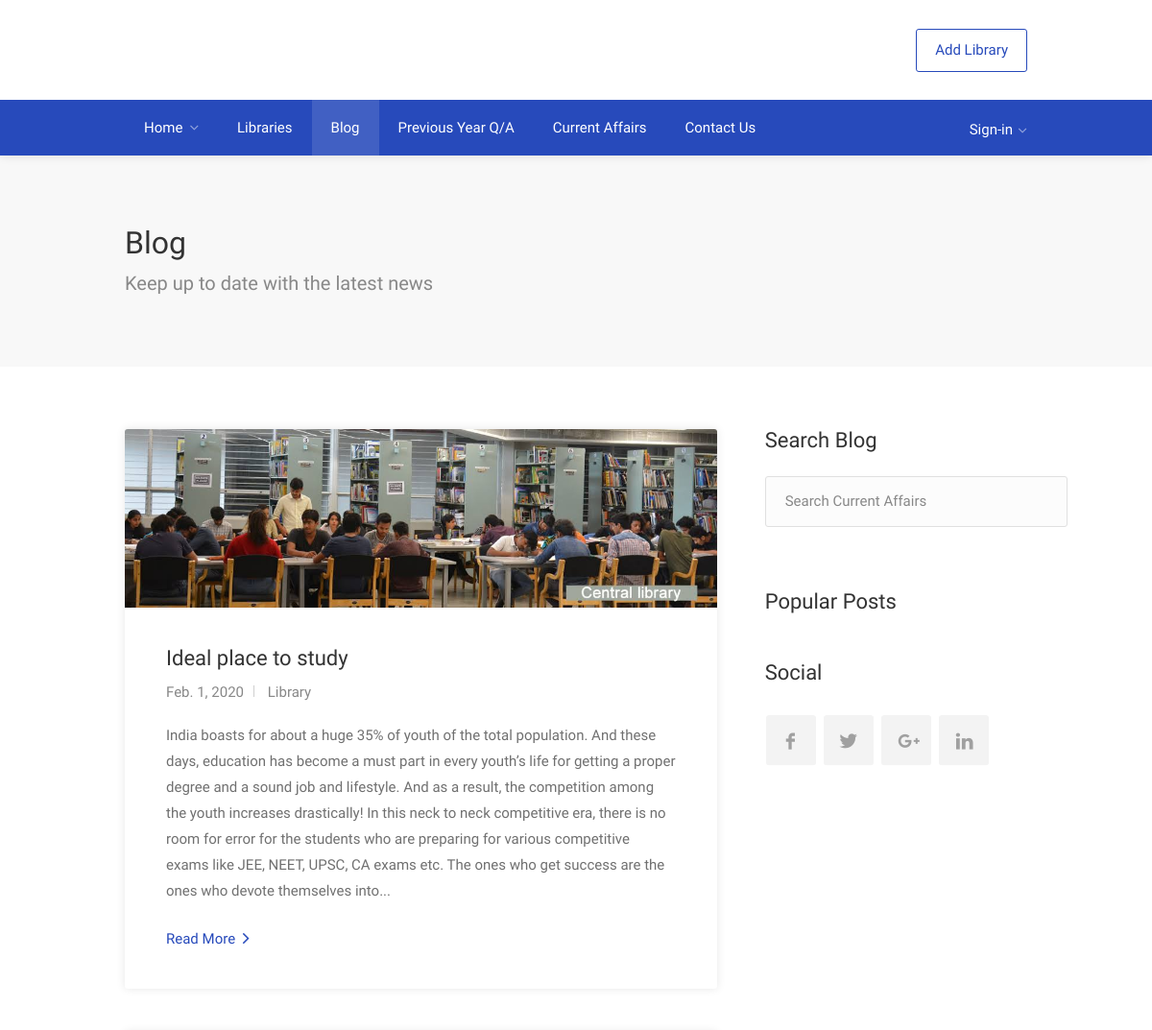
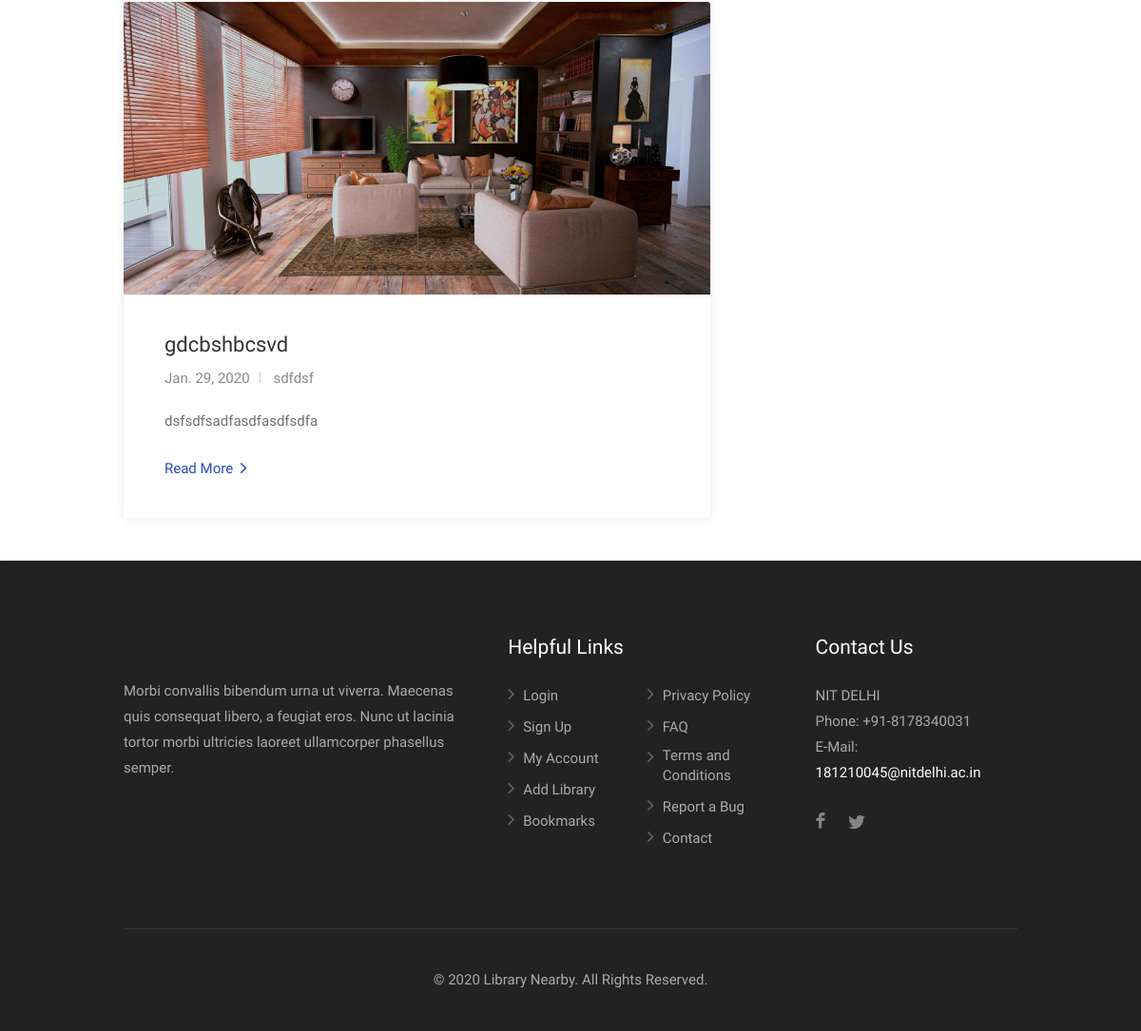
Screenshot of /blog/ with the database file from the repository (2 pictures, top to bottom).
### blog/models.py (models this page shows, shortened)
class post(models.Model):
    slug = models.SlugField()
    title = models.CharField(max_length = 200)
    category = models.ForeignKey(categories, on_delete=models.CASCADE)
    content = models.TextField()
    date = models.DateField()
    published = models.BooleanField(default=1)
    main_image = models.ImageField()
    image1 = models.ImageField(blank=True, null=True)
    image2 = models.ImageField(blank=True, null=True)
    image3 = models.ImageField(blank=True, null=True)
    image4 = models.ImageField(blank=True, null=True)
    class Meta:
        ordering = ('-date',)
    def get_short_content(self):
        if len(self.content) > 500:
            short_content = self.content[:500]
            short_content += "..."
            return short_content
        return self.content

class categories(models.Model):
    title = models.CharField(max_length = 100)
    keywords = models.TextField(blank=True, null=True)
    def __str__(self):
        return self.title
    class Meta:
        verbose_name_plural = 'Categories'

### blog/views.py (the view)
# urls.py: path('', BlogHomeView, name='home'),
def BlogHomeView(request):
    all_categories = categories.objects.all()
    all_posts = post.objects.order_by('-date')
    search_term = ''
    if 'category' in request.GET:
        selected_category_title = request.GET.get('category')
        all_posts = all_posts.filter(category__title = selected_category_title)
    if 'search' in request.GET:
        search_term = request.GET['search']
        print(search_term)
        all_posts = all_posts.filter(Q(title__icontains = search_term)| Q(content__contains=search_term))
    paginator = Paginator(all_posts, 5)
    page = request.GET.get('page')
    all_posts = paginator.get_page(page)
    get_dict_copy = request.GET.copy()
    params = get_dict_copy.pop('page', True) and get_dict_copy.urlencode()
    context = {
        'categories': all_categories,
        'posts': all_posts,
        'params': params,
        'search_term': search_term
    }
    return render(request, 'bloghome.html', context)

### blog/templates/bloghome.html (shortened to what this page needs)
{% extends 'new_base.html' %}
{% block content %}
<div id="wrapper" class="mm-page mm-slideout">
<div id="titlebar">
	<div class="container">
		<div class="row">
			<div class="col-md-12">
				<h2>Blog</h2>
				<span>Keep up to date with the latest news</span>
			</div>
		</div>
	</div>
</div>
<div class="container">
	<div class="blog-page">
	<div class="row">
		<div class="col-md-8">
        {% for post in posts %}
            {% if post.published %}
			<div class="blog-post">
				<a href="{% url 'blog:post' post.id %}" class="post-img">
					<img src="{{ post.main_image.url }}" alt="">
				</a>
				<div class="post-content">
					<h3><a href="{% url 'blog:post' post.id %}">{{ post.title }}</a></h3>
					<ul class="post-meta">
						<li>{{ post.date }}</li>
						<li><a href="#">{{ post.category }}</a></li>
					</ul>
					<p>{{ post.get_short_content }}</p>
					<a href="{% url 'blog:post' post.id %}" class="read-more">Read More <i class="fa fa-angle-right"></i></a>
				</div>
			</div>
            {% endif %}
        {% endfor %}
		</div>
	<div class="col-md-4">
		<div class="sidebar right">
			<div class="widget">
				<h3 class="margin-top-0 margin-bottom-25">Search Blog</h3>
				<div class="search-blog-input">
                <form>
                  <input type="search" class="search-field" placeholder="Search Current Affairs" aria-label="Search" name='search' value="{{search_term}}">
                </form>
                </div>
			</div>
			<div class="widget">
				<h3>Popular Posts</h3>
			</div>
			<div class="widget">
				<h3 class="margin-top-0 margin-bottom-25">Social</h3>
				<ul class="social-icons rounded">
					<li><a class="facebook" href="#"></a></li>
					<li><a class="twitter" href="#"></a></li>
					<li><a class="gplus" href="#"></a></li>
					<li><a class="linkedin" href="#"></a></li>
				</ul>
			</div>
		</div>
	</div>
	</div>
</div>
</div>
</div>
{% endblock content %}

### static_in_venv/css/color.css (style rules this page uses)
.post-img:after, .tip { background: #274abb }
.post-img:after { background: linear-gradient(to bottom, transparent 40%, #274abb) }
.comment-by a.reply:hover, .post-img:before { background-color: #274abb }

### rows the page displays
post: main_image (picture), title "Ideal place to study", date "Feb. 1, 2020", category "Library", get_short_content "India boasts for about a huge 35% of youth of the total population. And these days, education has become a must part in every youth’s life for getting a proper degree and a sound job and lifestyle. And as a result, the competition among the youth increases drastically! In this neck to neck competitive era, there is no room for error for the students who are preparing for various competitive exams like JEE, NEET, UPSC, CA exams etc. The ones who get success are the ones who devote themselves into..."
post: main_image (picture), title "gdcbshbcsvd", date "Jan. 29, 2020", category "sdfdsf", get_short_content "dsfsdfsadfasdfasdfsdfa"
